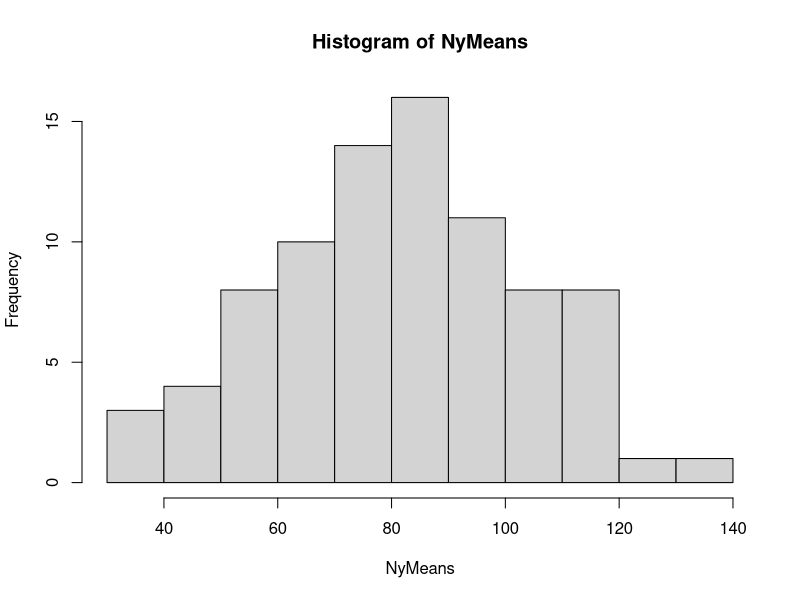
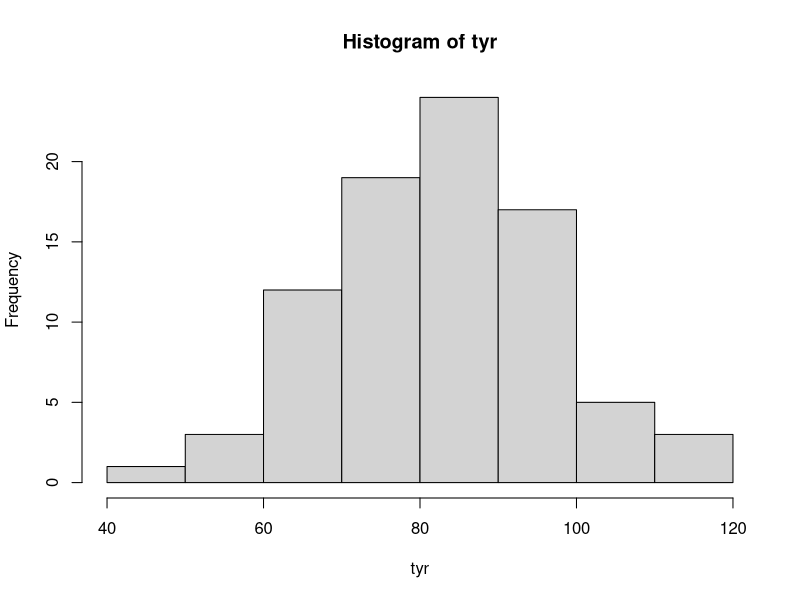

Here is the R script that generated these plots, in order:
# ST 715 HW3 4.2
# a)

rm(list= ls())
x     = array(c(13,7,11,12,4,3,11,3,5),dim=c(1,9))
y     = array(c(10,7,13,17,8,1,15,7,4),dim=c(1,9))
N     = 9 
tx    = sum(x)
ty    = sum(y)
xMean = mean(x)
yMean = mean(y)
Sx    = sqrt(1/(N-1)*sum((x-xMean)^2))
Sy    = sqrt(1/(N-1)*sum((y-yMean)^2))
R     = sum((x-xMean)*(y-yMean))/((N-1)*Sx*Sy)
B     = ty/tx

#b)
X = x
Y = y
p = 0
NyMeans = array(0,dim=c(1,84))
tyr     = array(0,dim=c(1,84))
for (i in 1:7){
  for (j in (i+1):8){
    for (k in (j+1):9){
      p     = p+1
      x     = array(c(X[i],X[j],X[k]),dim=c(1,3))
      y     = array(c(Y[i],Y[j],Y[k]),dim=c(1,3))
      
      xMeanS= mean(x)
      yMeanS= mean(y)
      NyMeans[p]= N*yMeanS
      BEst  = yMeanS/xMeanS
      tyr[p]= yMeanS*tx/xMeanS
      
#       cat(i,",",j,",",k,xMeanS,yMeanS,N*yMeanS,BEst,tyr[p],"\n")
    
      }
  }
}

#c)
hist(NyMeans)
hist(tyr)

#d)
x=NyMeans
y=tyr
N=84
xMean = mean(x)
yMean = mean(y)
Vx= 1/N*sum((x-xMean)^2)
Vy= 1/N*sum((y-yMean)^2)